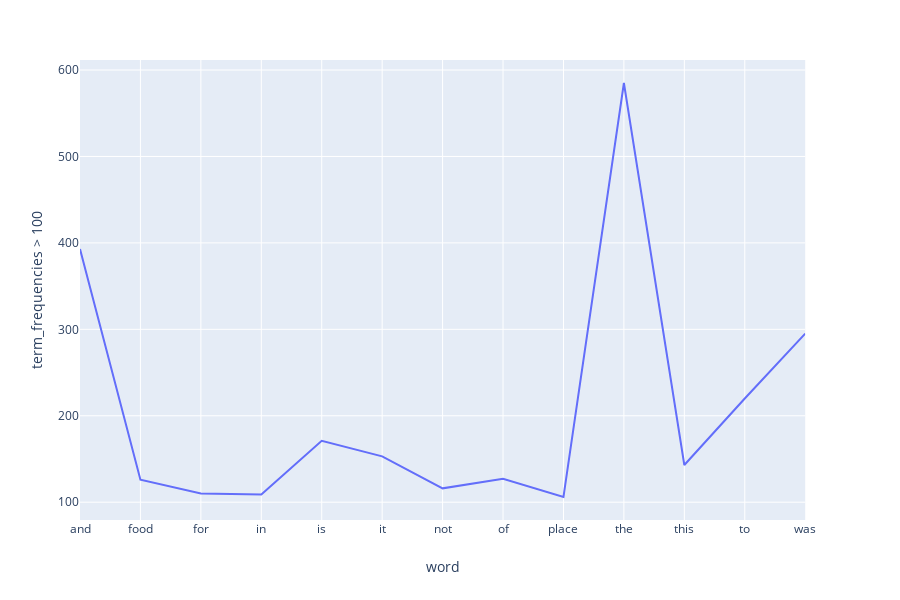

Here is the notebook cell this chart was saved with:
### Code cell
import plotly.express as px

candidate = []
term_frequencies = []

count_vect = CountVectorizer()
yelp_counts = count_vect.fit_transform(yelp_pd.text)

for j in range(0,yelp_pd_counts.shape[1]):
    if sum(yelp_pd_counts[:,j].toarray()) > 100:
        candidate.append(count_vect.get_feature_names()[j])
        term_frequencies.append(sum(yelp_pd_counts[:,j].toarray()))

fig = px.line(x=candidate, y=[list(i)[0] for i in term_frequencies], labels={'x':'word', 'y':'term_frequencies > 100'})
fig.show()

### Figure 1 — Plotly figure (JSON) as saved in the notebook; plotly's stock layout.template omitted (floating-point values rounded to 4 significant figures)
{"data": [{"hoverlabel": {"namelength": 0}, "hovertemplate": "word=%{x}<br>term_frequencies > 100=%{y}", "legendgroup": "", "line": {"color": "#636efa", "dash": "solid"}, "mode": "lines", "name": "", "showlegend": false, "type": "scatter", "x": ["and", "food", "for", "in", "is", "it", "not", "of", "place", "the", "this", "to", "was"], "xaxis": "x", "y": [393, 126, 110, 109, 171, 153, 116, 127, 106, 585, 143, 220, 295], "yaxis": "y"}], "layout": {"height": 600, "legend": {"tracegroupgap": 0}, "margin": {"t": 60}, "xaxis": {"anchor": "y", "domain": [0, 0.98], "title": {"text": "word"}}, "yaxis": {"anchor": "x", "domain": [0, 1], "title": {"text": "term_frequencies > 100"}}}}
